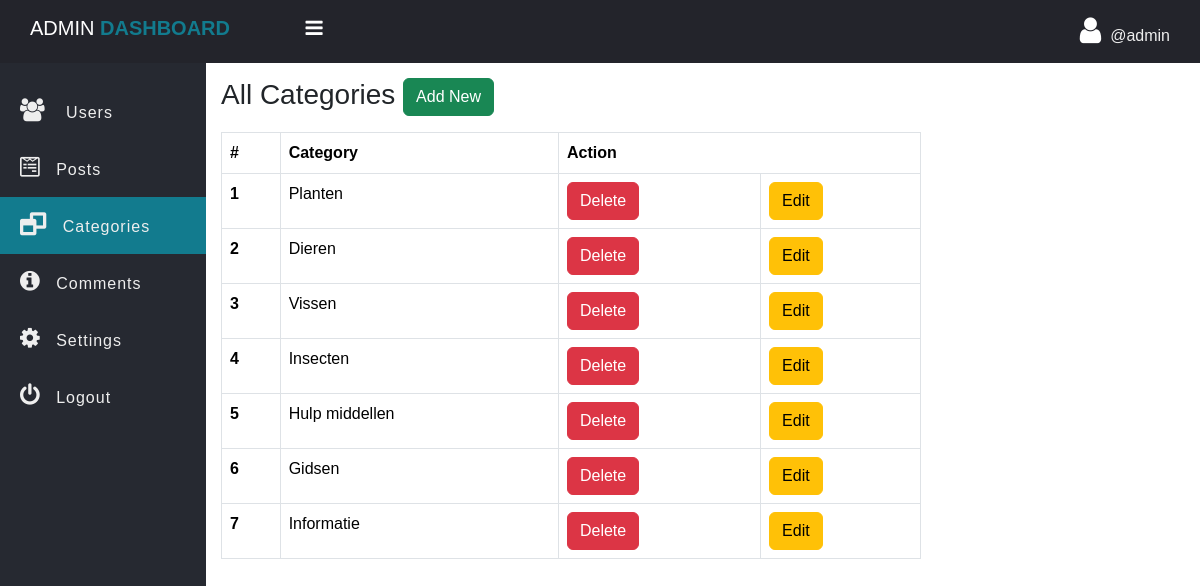
The app's page /admin/category.php (signed in) with its own data.
### tables this page shows
CREATE TABLE `category` (
  `id` int(11) NOT NULL,
  `category` varchar(127) NOT NULL
);

### admin/data/category.php (called while the page is built, shortened)
<?php
function getAll($conn) {
    $sql = "SELECT * FROM category";
    $stmt = $conn->prepare($sql);
    $stmt->execute();
    if ($stmt->rowCount() >= 1) {
        $data = $stmt->fetchAll();
        return $data;
    } else {
        return 0;
    }
}

### admin/category.php (the view, shortened to what this page needs)
<?php
if (isset($_SESSION['admin_id']) && isset($_SESSION['username'])) {
 ?>
<!DOCTYPE html>
<html>
<head>
	<link rel="stylesheet" href="https://stackpath.bootstrapcdn.com/font-awesome/4.7.0/css/font-awesome.min.css">
    <link href="https://cdn.jsdelivr.net/npm/bootstrap@5.3.3/dist/css/bootstrap.min.css" rel="stylesheet">
	<link rel="stylesheet" href="../css/side-bar.css">
	<link rel="stylesheet" href="../css/style.css">
</head>
<body>
	<?php
        include "inc/side-nav.php";
		include_once("data/category.php");
		include_once("../db_conn.php");
		$categories = getAll($conn);
    ?>
    <div class="main-table">
		<h3 class="mb-3">All Categories
			<a href="category-add.php" class="btn btn-success">Add New</a></h3>
		<?php if ($categories != 0) { ?>
		<table class="table t1 table-bordered">
			<thead>
				<tr>
					<th scope="col">#</th>
					<th scope="col">Category</th>
					<th scope="col" colspan="2">Action</th>
				</tr>
			</thead>
			<tbody>
				<?php foreach ($categories as $category) { ?>
				<tr>
					<th scope="row"><?=$category['id'] ?></th>
					<td><?=$category['category'] ?></td>
					<td>
						<a href="category-delete.php?id=<?=$category['id'] ?>"
                        class="btn btn-danger">Delete</a>
				</td>
				<td>
                        <a href="category-edit.php?id=<?=$category['id'] ?>"
                        class="btn btn-warning">Edit</a>
					</td>
				</tr>
				<?php } ?>
			</tbody>
		</table>
		<?php }else{ ?>
			<div class="alert alert-warning">
				Empty!
			</div>
		<?php } ?>
	</div>
	</section>
	</div>
</body>
</html>
<?php }else {
	header("Location: ../admin-login.php");
	exit;
} ?>

### css/side-bar.css (style rules this page uses)
* { padding: 0; margin: 0; box-sizing: border-box; font-family: arial, sans-serif; }

### css/style.css (style rules this page uses)
body { overflow-y: scroll; }
.main-table .t1 { width: 90%; max-width: 700px; }

### records on screen
category: id "1", category "Planten"
category: id "2", category "Dieren"
category: id "3", category "Vissen"
category: id "4", category "Insecten"
category: id "5", category "Hulp middellen"
category: id "6", category "Gidsen"
category: id "7", category "Informatie"

### other values on screen
$_SESSION['username'] "admin"
